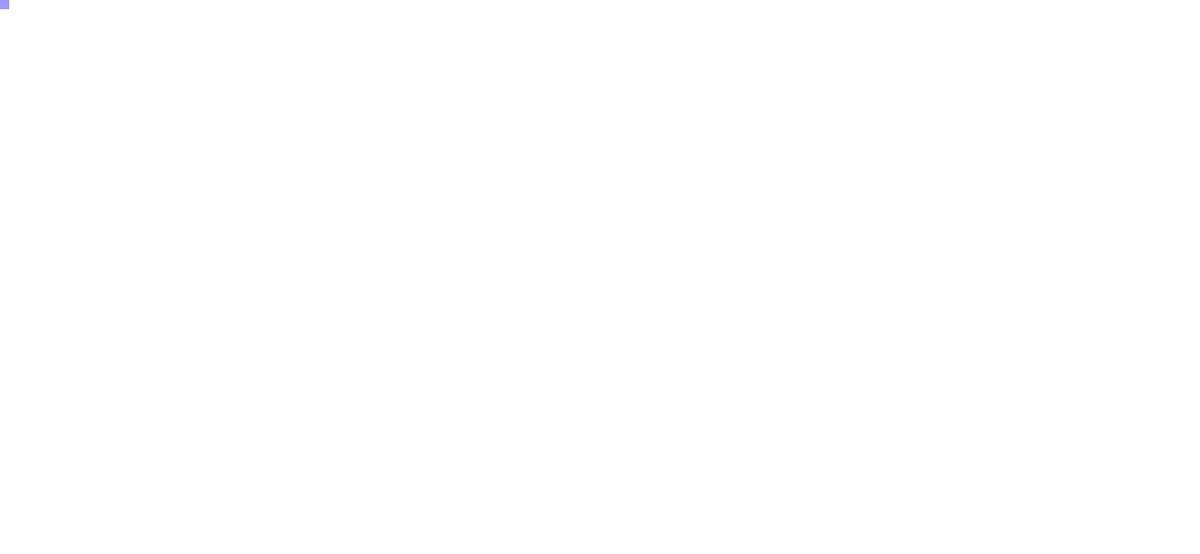
Frame 1 (no input)
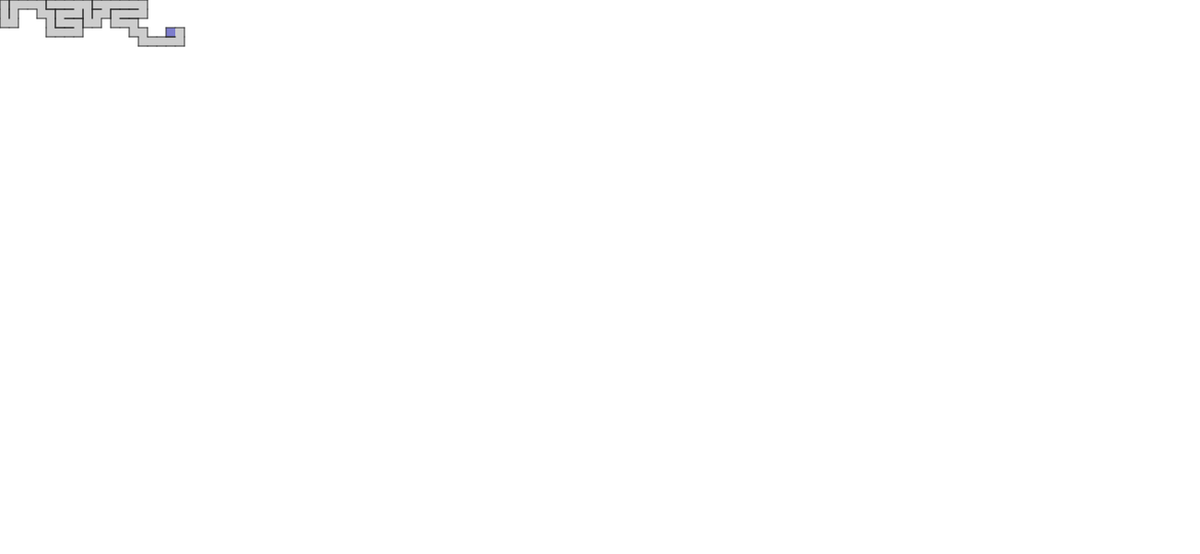
Frame 60 (no input)
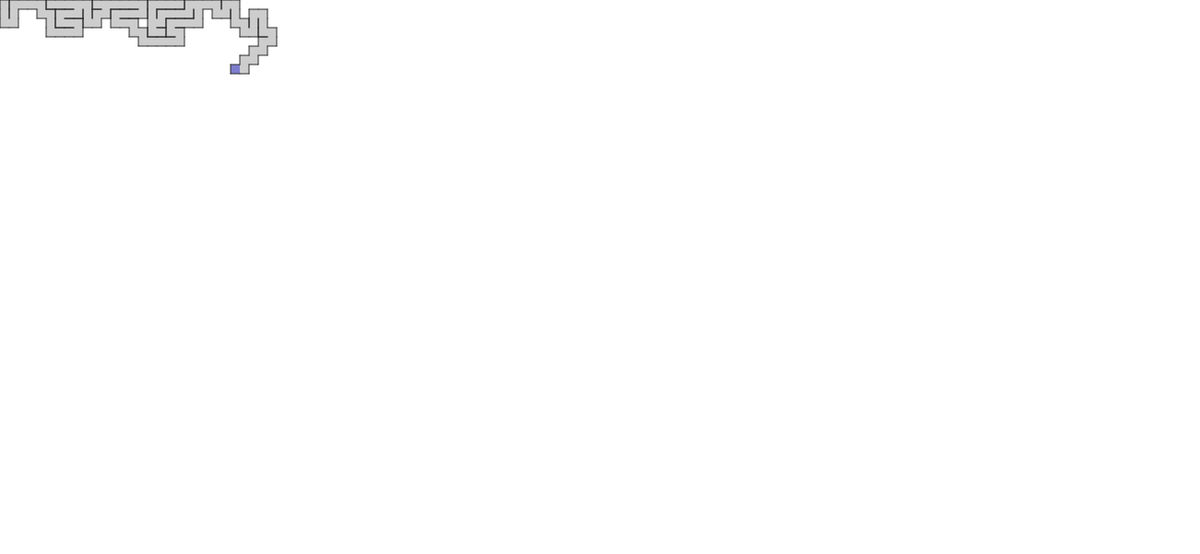
Frame 120 (the mouse pressed at the canvas centre since frame 60)

The p5.js sketch that drew these frames (run headless with seeded random() and noise() and a simulated clock; from frame 60 on, the mouse is pressed at the canvas centre):

// p5.js sketch
// ── sketch.js
var maze;
var start;

function setup() {
    createCanvas(1301, 601);

    maze = new Maze(width, height, 10);
    start = false;
}

function draw() {
    background(255);
    maze.show();

    if (!start && !maze.generate()) {
        return;
    }

    start = true;

}

function keyPressed() {
    if (!start) {
        return;
    }

    switch (this.key) {
        case 'W':
            maze.move(0);
            break;
        case 'D':
            maze.move(1);
            break;
        case 'S':
            maze.move(2);
            break;
        case 'A':
            maze.move(3);
            break;
    }
}
// ── Maze.js
function Maze(width, height, w) {
    this.cols = Math.floor(width / w);
    this.rows = Math.floor(height / w);
    this.w = w;
    this.rooms = [];
    this.route = [];

    for (var row = 0; row < this.rows; row++) {
        for (var col = 0; col < this.cols; col++) {
            var room = new Room(col, row, w);
            this.rooms.push(room);
        }
    }

    this.current = this.rooms[0];

    this.show = function () {
        this.current.hightlight();
        for (var k = 0; k < this.rooms.length; k++) {
            this.rooms[k].show();
        }
    };

    this.generate = function () {
        this.current.visited = true;

        var exit = this.current.getRandomExit();
        if (exit) {
            exit.visited = true;
            this.route.push(exit);
            this.current = exit;
        } else {
            this.current = this.route.pop();
        }

        if (!this.current) {
            this.rooms[this.rooms.length - 1].doors[1] = false;
            this.current = this.rooms[0];
            return true;
        }
        return false;
    };

    this.index = function (col, row) {
        if (col < 0 || col >= this.cols || row < 0 || row >= this.rows) {
            return -1;
        }
        return col + row * this.cols;
    };

    this.getRoom = function (col, row) {
        return this.rooms[this.index(col, row)];
    };

    this.move = function (direction) {
        var cr = [[0, 1, 0, -1], [-1, 0, 1, 0]];
        if(!this.current.doors[direction]) {
            this.current = this.getRoom(this.current.col+cr[0][direction], this.current.row+cr[1][direction]);
        }
    };
}
// ── Room.js
function Room(col, row, w) {
    this.w = w;
    this.row = row;
    this.col = col;
    this.x = this.col*w;
    this.y = this.row*w;
    this.doors = [true, true, true, true];
    this.visited = false;

    this.getRandomExit = function () {

        var exits = [];
        var doors = [];
        var cr = [[0, 1, 0, -1], [-1, 0, 1, 0]];

        for(var k=0; k<4; k++) {
            var exit = maze.getRoom(col+cr[0][k], row+cr[1][k]);
            if(exit && !exit.visited) {
                exits.push(exit);
                doors.push(k);
            }
        }
        if(exits.length) {
            var i = Math.floor(Math.random() * exits.length);
            this.doors[doors[i]] = false;
            exits[i].doors[(doors[i]+2)%4] = false;
            return exits[i];
        } else {
            return undefined;
        }
    };

    this.show = function() {
        stroke(50);

        var xy = [[0, w, w, 0], [0, 0, w, w]];
        for(var k=0; k<4; k++) {
            if(this.doors[k] && this.visited) {
                line(this.x + xy[0][k], this.y + xy[1][k], this.x + xy[0][(k + 1) % 4], this.y + xy[1][(k + 1) % 4]);
            }
        }

        if (this.visited) {
            noStroke();
            fill(0, 0, 0, 50);
            rect(this.x, this.y, w, w);
        }
    };

    this.hightlight = function () {
        noStroke();
        fill(0, 0, 255, 100);
        rect(this.x, this.y, w, w);
    };
}
